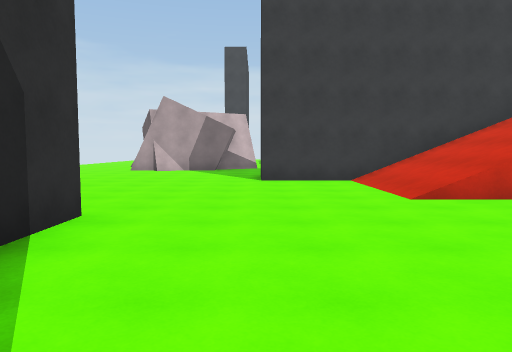
[1] (above)

23 first-person views from a walk through a scene from a Unity 3-D project. The camera is 1.5 m above the floor, tilts 4° down and sees 70° across. The floor is counted in squares, 2 m on a side. Each view is taken from the middle of a square. On the plan, view 1 faces up. The plan holds only what a view shows up to about 11 squares ahead; the rest is blank. The place goes on beyond the plan. Some animated figures are left out.

[2]
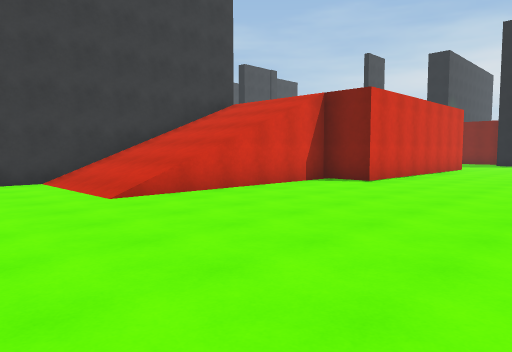

[3]
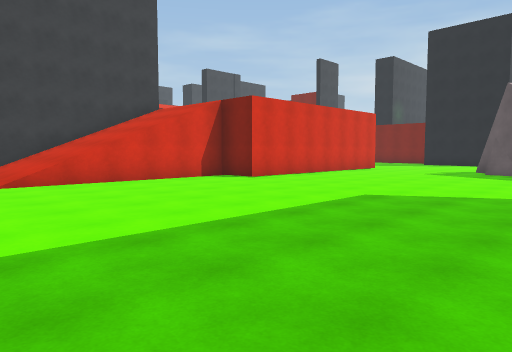

[4]
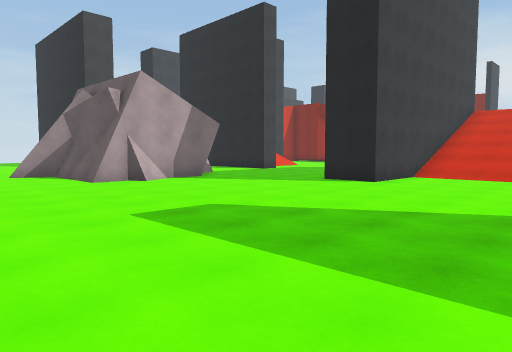

[5]
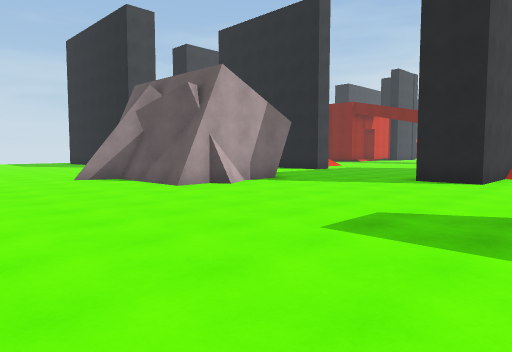

[6]
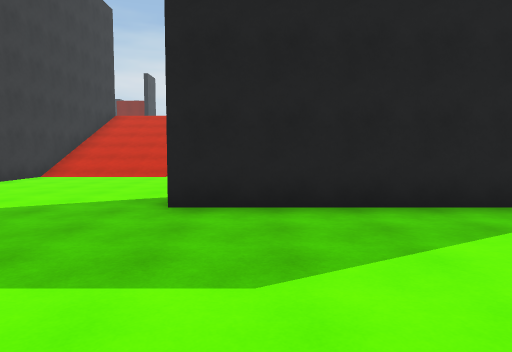

[7]
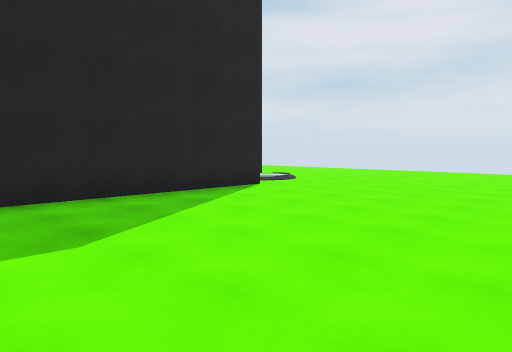

[8]
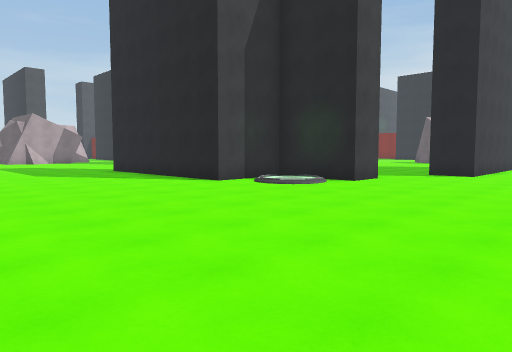

[9]
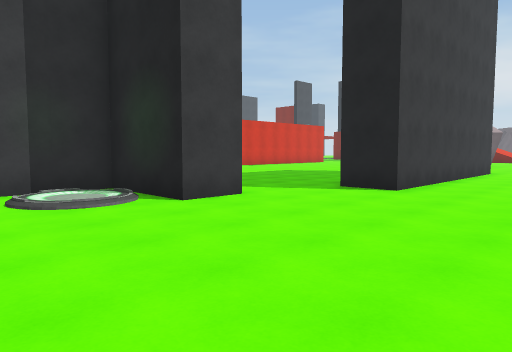

[10]
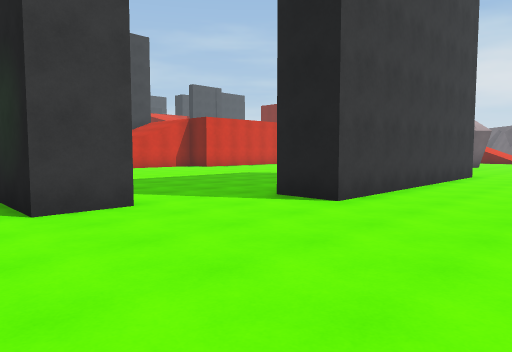

[11]
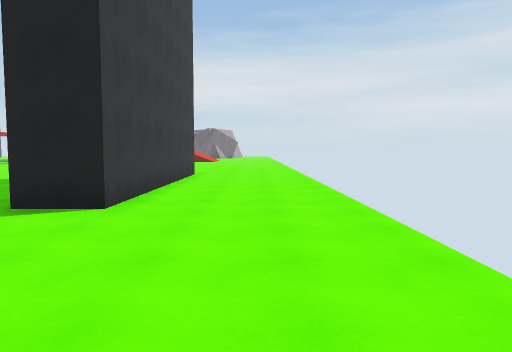

[12]
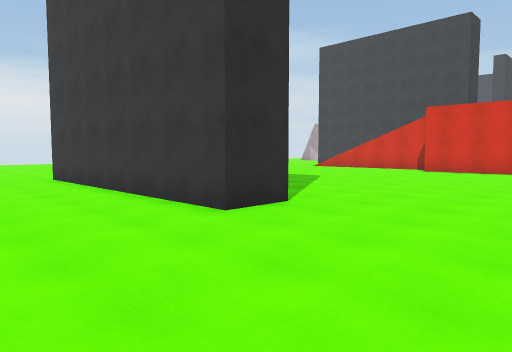

[13]
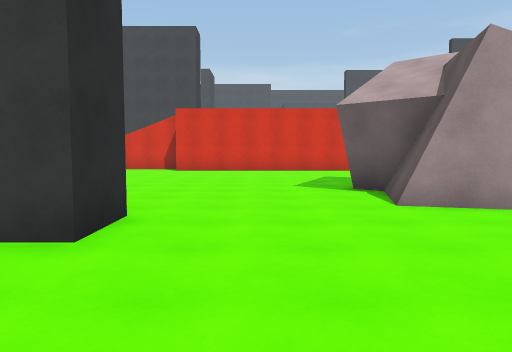

[14]
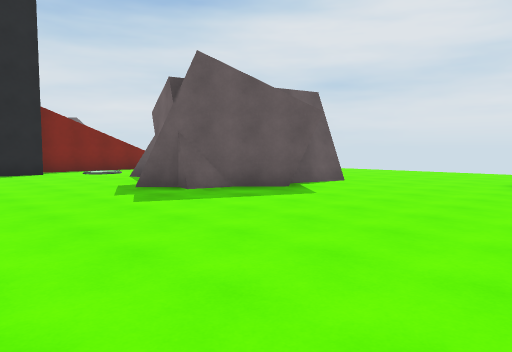

[15]
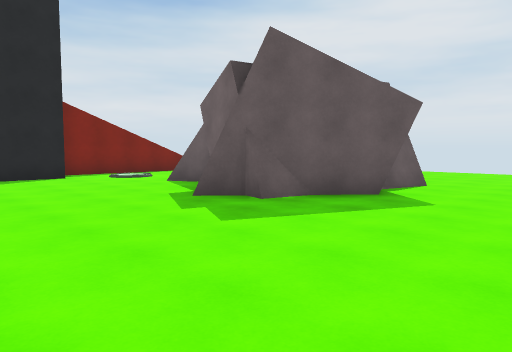

[16]
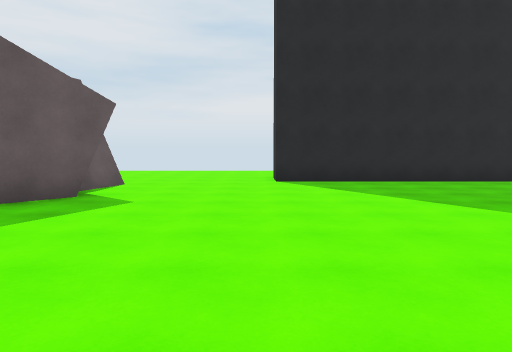

[17]
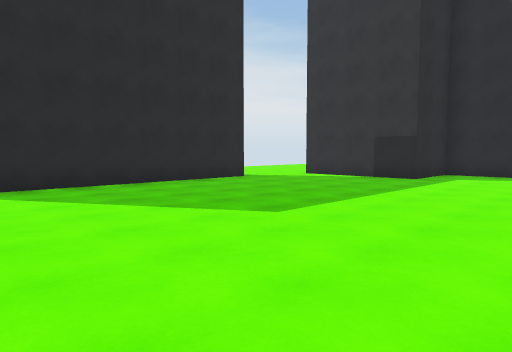

[18]
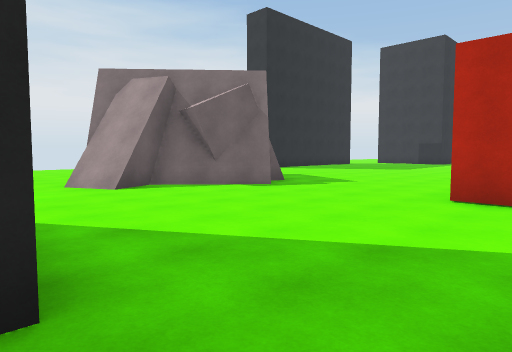

[19]
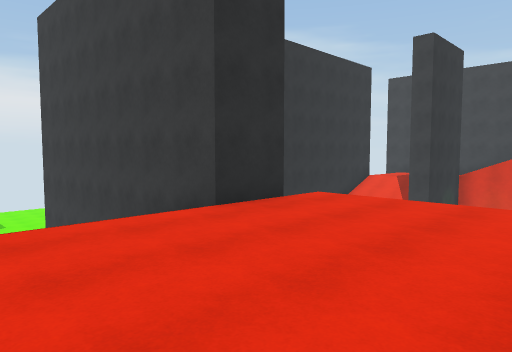

[20]
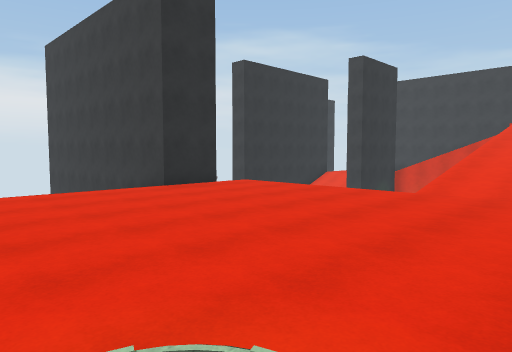

[21]
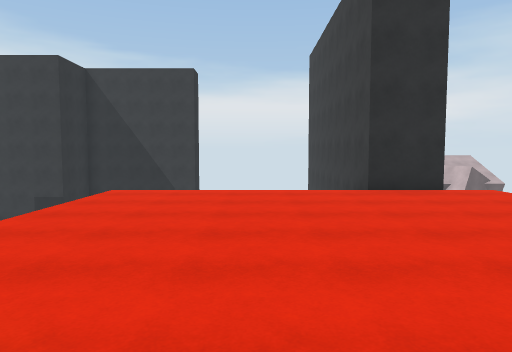

[22]
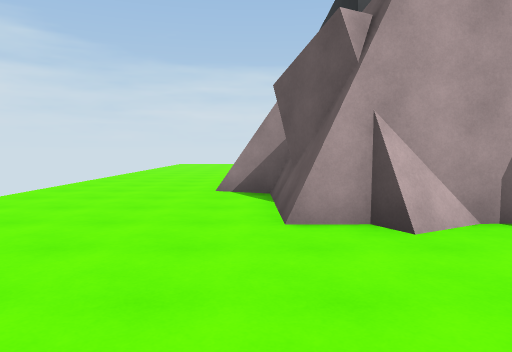

[23]
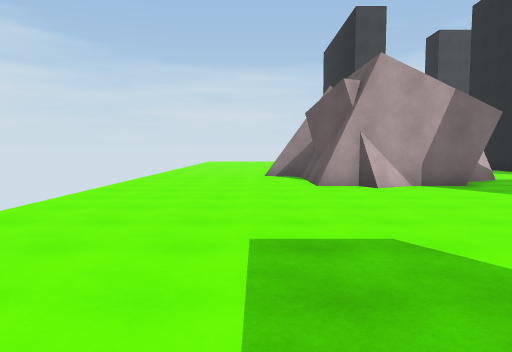

### Floor plan
Key: @ floor where view 1 was taken; # wall or solid block; x gap in a wall; . main floor; : floor 4.5 m higher than the main floor; / step, stairs or slope.
Columns run from 9 left of view 1 to 21 right of it. Each row starts with its distance up from view 1.
 18 ....x
 17 ....##
 16 .....#
 15 .....# ###
 14 .....###..
 13 ..........
 12 ...........
 11 ............     #::::::
 10 ..........########::::::
  9 ............//////::::::
  8 ............//////:::::::
  7 ............//////:::::::
  6  ...........//////::::://  ....
  5  ................#::::://......
  4 ......##......................#
  3 ......##......................#
  2 ......##......................#
  1 ......##......................#
  0  .....##.@.............##......
 -1  .....####.............###.#..
 -2  .....####............## ###.
 -3  ...../.##............/#   ..
 -4  .....//##............/#
 -5  ...........#######.....
 -6 ............#######.....
 -7 ........................
 -8 .......................
 -9 .... ..................

Where each view was taken, in squares from view 1:
view 1: 0 up, 0 right, facing up
view 2: 0 up, 0 right, facing up-right
view 3: 3 down, 1 right, facing up-right
view 4: 5 up, 8 left, facing up-right
view 5: 7 up, 9 left, facing up-right
view 6: 3 up, 8 left, facing right
view 7: 4 up, 9 left, facing down-right
view 8: 9 down, 9 left, facing up-right
view 9: 9 down, 4 left, facing up-right
view 10: 9 down, 2 left, facing up-right
view 11: 8 down, 2 left, facing right
view 12: 9 down, 13 right, facing up-left
view 13: 9 down, 11 right, facing up
view 14: 4 up, 8 right, facing down-right
view 15: 4 up, 10 right, facing down-right
view 16: 4 up, 10 right, facing down
view 17: 3 up, 10 right, facing down-left
view 18: 6 up, 21 right, facing down-left
view 19: 6 up, 12 right, facing up-left
view 20: 5 up, 15 right, facing up-left
view 21: 7 up, 15 right, facing left
view 22: 10 up, 5 left, facing up
view 23: 6 up, 6 left, facing up
